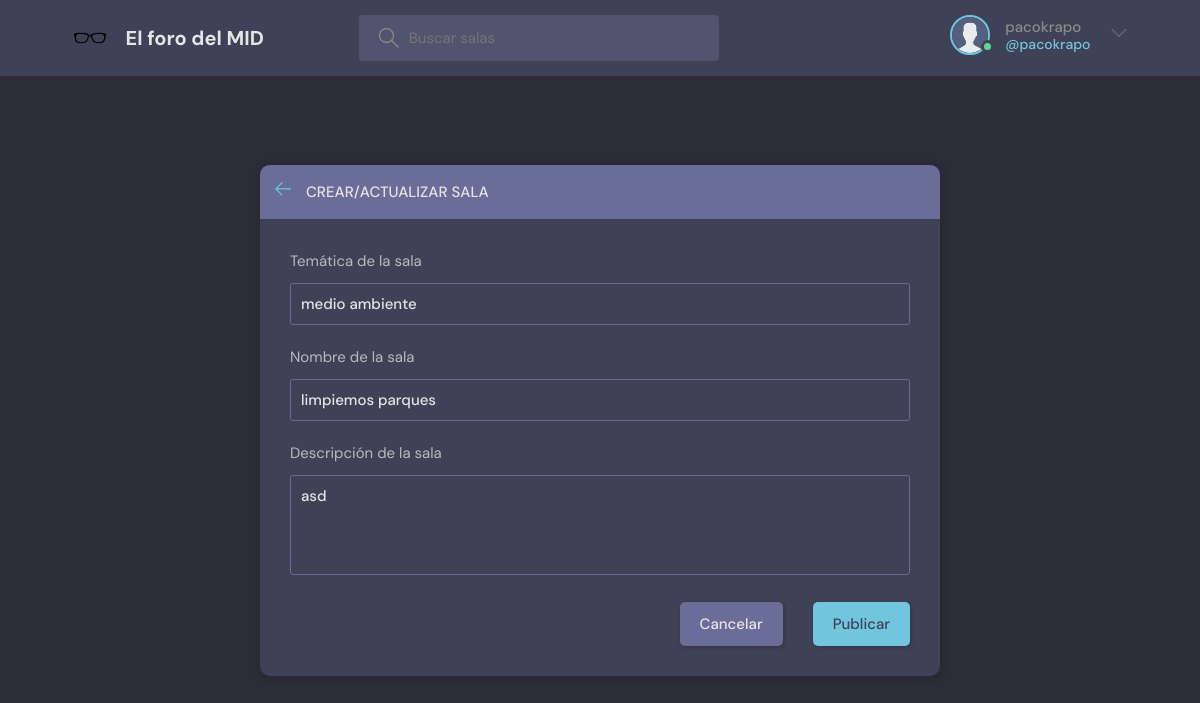
/update-room/24/ (signed in), run on the app's committed database.
### base/models.py (models this page shows, shortened)
class User(AbstractUser):
    id = models.AutoField(primary_key=True)
    name = models.CharField(max_length=200, null=True)
    email = models.EmailField(unique=True, null=True)
    bio = models.TextField(null=True)
    avatar = models.ImageField(null=True, upload_to='avatars/', default="avatar.svg")
    username = models.CharField(max_length=150, unique=True)
    USERNAME_FIELD = 'email'  # Utiliza 'email' para la autenticación
    REQUIRED_FIELDS = []  # No requiere campos adicionales al registrar
    objects = CustomUserManager()
    def __str__(self):
        return self.username

class Room(models.Model):
    id = models.AutoField(primary_key=True)
    host = models.ForeignKey(User, on_delete=models.SET_NULL, null=True)
    topic = models.ForeignKey(Topic, on_delete=models.SET_NULL, null=True)
    name = models.CharField(max_length=200)
    description = models.TextField(null=True, blank=True)
    participants = models.ManyToManyField(
        User, related_name='participants', blank=True)
    updated = models.DateTimeField(auto_now=True)
    created = models.DateTimeField(auto_now_add=True)
    class Meta:
        ordering = ['-updated', '-created']

class Topic(models.Model):
    id = models.AutoField(primary_key=True)
    name = models.CharField(max_length=200)

### base/views.py (the view, shortened to what this page needs)
# urls.py: path('update-room/<str:pk>/', views.updateRoom, name="update-room"),
@login_required(login_url='login')
def updateRoom(request, pk):
    room = Room.objects.get(id=pk)
    form = RoomForm(instance=room)
    topics = Topic.objects.all()
    if request.user != room.host:
        return HttpResponse('Your are not allowed here!!')
    context = {'form': form, 'topics': topics, 'room': room}
    return render(request, 'base/room_form.html', context)

### base/forms.py
class RoomForm(ModelForm):
    class Meta:
        model = Room
        fields = '__all__'
        exclude = ['host', 'participants']

### base/backend.py (called while the page is built)
    def get_user(self, id):
        try:
            return User.objects.get(pk=id)
        except User.DoesNotExist:
            return None

### base/templates/base/room_form.html (shortened to what this page needs)
{% extends 'main.html' %}
{% block content %}
<main class="create-room layout">
  <div class="container">
    <div class="layout__box">
      <div class="layout__boxHeader">
        <div class="layout__boxTitle">
          <a href="{{request.META.HTTP_REFERER}}">
            <svg version="1.1" xmlns="http://www.w3.org/2000/svg" width="32" height="32" viewBox="0 0 32 32">
              <title>arrow-left</title>
              <path
                d="M13.723 2.286l-13.723 13.714 13.719 13.714 1.616-1.611-10.96-10.96h27.625v-2.286h-27.625l10.965-10.965-1.616-1.607z">
              </path>
            </svg>
          </a>
          <h3>Crear/actualizar sala</h3>
        </div>
      </div>
      <div class="layout__body">
        <form class="form" action="" method="POST">
          <div class="form__group">
            <label for="room_topic">Temática de la sala</label>
            <input required type="text" value="{{room.topic.name}}" name="topic" list="topic-list" />
          </div>
          <div class="form__group">
            <label for="room_name">Nombre de la sala</label>
            {{form.name}}
          </div>
          <div class="form__group">
            <label for="room_description">Descripción de la sala</label>
            {{form.description}}
          </div>
          <div class="form__action">
            <a class="btn btn--dark" href="{{request.META.HTTP_REFERER}}">Cancelar</a>
            <button class="btn btn--main" type="submit">Publicar</button>
          </div>
        </form>
      </div>
    </div>
  </div>
</main>
{% endblock content %}

### templates/navbar.html (shortened to what this page needs)
{% load static %}
<header class="header header--loggedIn">
    <div class="container">
        <a href="{% url 'home' %}" class="header__logo">
            <img src="{% static 'images/anteojos.png' %}"/>
            <h1>El foro del MID</h1>
        </a>
        <form class="header__search" method="GET" action="{% url 'home' %}">
            <label>
                <input name="q" placeholder="Buscar salas" />
            </label>
        </form>
        <nav class="header__menu">
            {% if request.user.is_authenticated %}
            <div class="header__user">
                <a href="{% url 'update-user' %}">
                    <div class="avatar avatar--medium active">
                        <img src="{{request.user.avatar.url}}" />
                    </div>
                    <p>{{request.user.username}} <span>@{{request.user.username}}</span></p>
                </a>
                <button class="dropdown-button">
                    <svg version="1.1" xmlns="http://www.w3.org/2000/svg" width="32" height="32" viewBox="0 0 32 32">
                        <title>chevron-down</title>
                        <path d="M16 21l-13-13h-3l16 16 16-16h-3l-13 13z"></path>
                    </svg>
                </button>
            </div>
            {% else %}
            <a href="{% url 'login' %}">
                <img src="{% static 'images/avatar.svg' %}" />
                <p>Login</p>
            </a>
            {% endif %}
        </nav>
    </div>
</header>

### data on the page
User: user.avatar (placeholder picture), user.username "pacokrapo"
Room: topic "medio ambiente", name "limpiemos parques", description "asd"
